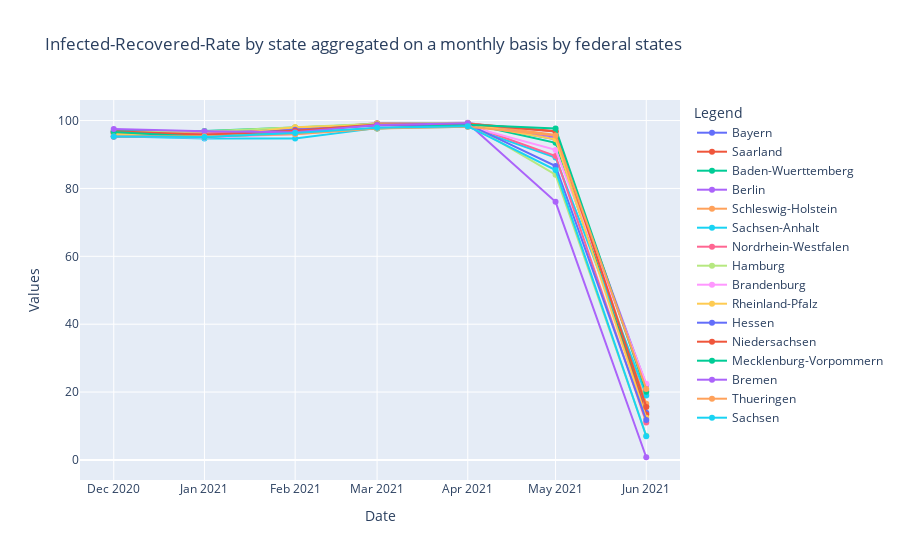

This figure's notebook cell:
### Code cell
fig = go.Figure()
for el in df_cov_states["state"].value_counts().keys().to_list():
    base = df_cov_states[df_cov_states["state"]==el]
    fig.add_trace(go.Scatter(x=base[base["month"] > pd.to_datetime('2020-11-01')]["month"], 
                         y=base[base["month"] > pd.to_datetime('2020-11-01')]["infected_recovered"],
                    mode='lines+markers', name=el, hovertemplate='%{y:.2f}%'))

fig.update_layout(
        title="Infected-Recovered-Rate by state aggregated on a monthly basis by federal states",
        xaxis_title="Date",
        yaxis_title="Values",
        legend_title="Legend"
    )
fig.show()

### Figure 1 — Plotly figure (JSON) as saved in the notebook; plotly's stock layout.template omitted (floating-point values rounded to 4 significant figures)
{"data": [{"hovertemplate": "%{y:.2f}%", "mode": "lines+markers", "name": "Bayern", "type": "scatter", "x": ["2020-12-01T00:00:00", "2021-01-01T00:00:00", "2021-02-01T00:00:00", "2021-03-01T00:00:00", "2021-04-01T00:00:00", "2021-05-01T00:00:00", "2021-06-01T00:00:00"], "y": [96.42, 96.32, 97.66, 98.79, 99.05, 94.52, 13.88]}, {"hovertemplate": "%{y:.2f}%", "mode": "lines+markers", "name": "Saarland", "type": "scatter", "x": ["2020-12-01T00:00:00", "2021-01-01T00:00:00", "2021-02-01T00:00:00", "2021-03-01T00:00:00", "2021-04-01T00:00:00", "2021-05-01T00:00:00", "2021-06-01T00:00:00"], "y": [96.42, 95.95, 97.35, 99.22, 99.15, 96.86, 13.4]}, {"hovertemplate": "%{y:.2f}%", "mode": "lines+markers", "name": "Baden-Wuerttemberg", "type": "scatter", "x": ["2020-12-01T00:00:00", "2021-01-01T00:00:00", "2021-02-01T00:00:00", "2021-03-01T00:00:00", "2021-04-01T00:00:00", "2021-05-01T00:00:00", "2021-06-01T00:00:00"], "y": [96.94, 96.94, 97.95, 98.89, 99.2, 93.45, 15.84]}, {"hovertemplate": "%{y:.2f}%", "mode": "lines+markers", "name": "Berlin", "type": "scatter", "x": ["2020-12-01T00:00:00", "2021-01-01T00:00:00", "2021-02-01T00:00:00", "2021-03-01T00:00:00", "2021-04-01T00:00:00", "2021-05-01T00:00:00", "2021-06-01T00:00:00"], "y": [96.47, 96.2, 97.27, 99.08, 99.35, 95.18, 22.16]}, {"hovertemplate": "%{y:.2f}%", "mode": "lines+markers", "name": "Schleswig-Holstein", "type": "scatter", "x": ["2020-12-01T00:00:00", "2021-01-01T00:00:00", "2021-02-01T00:00:00", "2021-03-01T00:00:00", "2021-04-01T00:00:00", "2021-05-01T00:00:00", "2021-06-01T00:00:00"], "y": [96.22, 95.01, 97.14, 98.89, 99.18, 95.76, 16.58]}, {"hovertemplate": "%{y:.2f}%", "mode": "lines+markers", "name": "Sachsen-Anhalt", "type": "scatter", "x": ["2020-12-01T00:00:00", "2021-01-01T00:00:00", "2021-02-01T00:00:00", "2021-03-01T00:00:00", "2021-04-01T00:00:00", "2021-05-01T00:00:00", "2021-06-01T00:00:00"], "y": [95.37, 94.72, 94.68, 97.77, 98.14, 89.09, 19.0]}, {"hovertemplate": "%{y:.2f}%", "mode": "lines+markers", "name": "Nordrhein-Westfalen", "type": "scatter", "x": ["2020-12-01T00:00:00", "2021-01-01T00:00:00", "2021-02-01T00:00:00", "2021-03-01T00:00:00", "2021-04-01T00:00:00", "2021-05-01T00:00:00", "2021-06-01T00:00:00"], "y": [96.65, 96.33, 97.17, 98.71, 98.85, 89.58, 11.05]}, {"hovertemplate": "%{y:.2f}%", "mode": "lines+markers", "name": "Hamburg", "type": "scatter", "x": ["2020-12-01T00:00:00", "2021-01-01T00:00:00", "2021-02-01T00:00:00", "2021-03-01T00:00:00", "2021-04-01T00:00:00", "2021-05-01T00:00:00", "2021-06-01T00:00:00"], "y": [96.62, 96.75, 98.02, 99.06, 99.2, 84.04, 7.117]}, {"hovertemplate": "%{y:.2f}%", "mode": "lines+markers", "name": "Brandenburg", "type": "scatter", "x": ["2020-12-01T00:00:00", "2021-01-01T00:00:00", "2021-02-01T00:00:00", "2021-03-01T00:00:00", "2021-04-01T00:00:00", "2021-05-01T00:00:00", "2021-06-01T00:00:00"], "y": [95.37, 95.01, 95.98, 97.91, 98.4, 91.36, 22.48]}, {"hovertemplate": "%{y:.2f}%", "mode": "lines+markers", "name": "Rheinland-Pfalz", "type": "scatter", "x": ["2020-12-01T00:00:00", "2021-01-01T00:00:00", "2021-02-01T00:00:00", "2021-03-01T00:00:00", "2021-04-01T00:00:00", "2021-05-01T00:00:00", "2021-06-01T00:00:00"], "y": [95.96, 95.12, 98.01, 98.66, 99.07, 94.48, 12.44]}, {"hovertemplate": "%{y:.2f}%", "mode": "lines+markers", "name": "Hessen", "type": "scatter", "x": ["2020-12-01T00:00:00", "2021-01-01T00:00:00", "2021-02-01T00:00:00", "2021-03-01T00:00:00", "2021-04-01T00:00:00", "2021-05-01T00:00:00", "2021-06-01T00:00:00"], "y": [95.2, 95.51, 97.29, 98.55, 98.92, 86.6, 11.78]}, {"hovertemplate": "%{y:.2f}%", "mode": "lines+markers", "name": "Niedersachsen", "type": "scatter", "x": ["2020-12-01T00:00:00", "2021-01-01T00:00:00", "2021-02-01T00:00:00", "2021-03-01T00:00:00", "2021-04-01T00:00:00", "2021-05-01T00:00:00", "2021-06-01T00:00:00"], "y": [96.88, 95.82, 96.97, 98.82, 99.08, 96.78, 15.62]}, {"hovertemplate": "%{y:.2f}%", "mode": "lines+markers", "name": "Mecklenburg-Vorpommern", "type": "scatter", "x": ["2020-12-01T00:00:00", "2021-01-01T00:00:00", "2021-02-01T00:00:00", "2021-03-01T00:00:00", "2021-04-01T00:00:00", "2021-05-01T00:00:00", "2021-06-01T00:00:00"], "y": [96.66, 95.13, 96.35, 97.63, 98.74, 97.67, 20.1]}, {"hovertemplate": "%{y:.2f}%", "mode": "lines+markers", "name": "Bremen", "type": "scatter", "x": ["2020-12-01T00:00:00", "2021-01-01T00:00:00", "2021-02-01T00:00:00", "2021-03-01T00:00:00", "2021-04-01T00:00:00", "2021-05-01T00:00:00", "2021-06-01T00:00:00"], "y": [97.51, 96.82, 96.53, 98.68, 99.19, 76.05, 0.7937]}, {"hovertemplate": "%{y:.2f}%", "mode": "lines+markers", "name": "Thueringen", "type": "scatter", "x": ["2020-12-01T00:00:00", "2021-01-01T00:00:00", "2021-02-01T00:00:00", "2021-03-01T00:00:00", "2021-04-01T00:00:00", "2021-05-01T00:00:00", "2021-06-01T00:00:00"], "y": [95.29, 95.36, 96.0, 97.67, 98.19, 95.62, 20.92]}, {"hovertemplate": "%{y:.2f}%", "mode": "lines+markers", "name": "Sachsen", "type": "scatter", "x": ["2020-12-01T00:00:00", "2021-01-01T00:00:00", "2021-02-01T00:00:00", "2021-03-01T00:00:00", "2021-04-01T00:00:00", "2021-05-01T00:00:00", "2021-06-01T00:00:00"], "y": [95.29, 95.14, 96.35, 97.88, 98.34, 85.42, 6.982]}], "layout": {"legend": {"title": {"text": "Legend"}}, "title": {"text": "Infected-Recovered-Rate by state aggregated on a monthly basis by federal states"}, "xaxis": {"title": {"text": "Date"}}, "yaxis": {"title": {"text": "Values"}}}}
